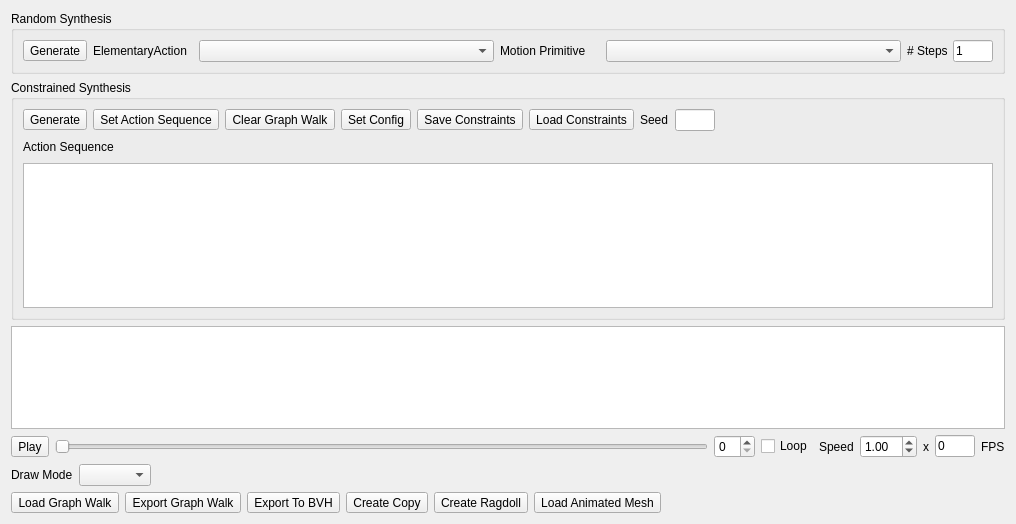
<?xml version="1.0" encoding="UTF-8"?>
<ui version="4.0">
 <class>Form</class>
 <widget class="QWidget" name="Form">
  <property name="geometry">
   <rect>
    <x>0</x>
    <y>0</y>
    <width>1016</width>
    <height>524</height>
   </rect>
  </property>
  <property name="windowTitle">
   <string>Form</string>
  </property>
  <layout class="QVBoxLayout" name="verticalLayout_4">
   <item>
    <widget class="QGroupBox" name="groupBox_2">
     <property name="title">
      <string>Random Synthesis</string>
     </property>
     <layout class="QVBoxLayout" name="verticalLayout_3">
      <item>
       <layout class="QVBoxLayout" name="verticalLayout">
        <item>
         <layout class="QHBoxLayout" name="horizontalLayout">
          <item>
           <widget class="QToolButton" name="generateRandomButton">
            <property name="text">
             <string>Generate</string>
            </property>
           </widget>
          </item>
          <item>
           <widget class="QLabel" name="label_5">
            <property name="maximumSize">
             <size>
              <width>100</width>
              <height>16777215</height>
             </size>
            </property>
            <property name="text">
             <string>ElementaryAction</string>
            </property>
           </widget>
          </item>
          <item>
           <widget class="QComboBox" name="elementaryActionComboBox">
            <property name="minimumSize">
             <size>
              <width>100</width>
              <height>0</height>
             </size>
            </property>
           </widget>
          </item>
          <item>
           <widget class="QLabel" name="label_4">
            <property name="maximumSize">
             <size>
              <width>100</width>
              <height>16777215</height>
             </size>
            </property>
            <property name="text">
             <string>Motion Primitive</string>
            </property>
           </widget>
          </item>
          <item>
           <widget class="QComboBox" name="motionPrimitiveComboBox">
            <property name="minimumSize">
             <size>
              <width>150</width>
              <height>0</height>
             </size>
            </property>
           </widget>
          </item>
          <item>
           <widget class="QLabel" name="label">
            <property name="maximumSize">
             <size>
              <width>40</width>
              <height>16777215</height>
             </size>
            </property>
            <property name="text">
             <string># Steps</string>
            </property>
           </widget>
          </item>
          <item>
           <widget class="QLineEdit" name="mpStepsLineEdit">
            <property name="maximumSize">
             <size>
              <width>40</width>
              <height>16777215</height>
             </size>
            </property>
            <property name="text">
             <string>1</string>
            </property>
           </widget>
          </item>
         </layout>
        </item>
       </layout>
      </item>
     </layout>
    </widget>
   </item>
   <item>
    <widget class="QGroupBox" name="groupBox">
     <property name="title">
      <string>Constrained Synthesis</string>
     </property>
     <layout class="QVBoxLayout" name="verticalLayout_2">
      <item>
       <layout class="QHBoxLayout" name="horizontalLayout_2">
        <item>
         <widget class="QToolButton" name="generateConstrainedButton">
          <property name="text">
           <string>Generate</string>
          </property>
         </widget>
        </item>
        <item>
         <widget class="QToolButton" name="setConstraintsButton">
          <property name="text">
           <string>Set Action Sequence</string>
          </property>
         </widget>
        </item>
        <item>
         <widget class="QToolButton" name="clearGraphWalkButton">
          <property name="text">
           <string>Clear Graph Walk</string>
          </property>
         </widget>
        </item>
        <item>
         <widget class="QToolButton" name="setConfigButton">
          <property name="text">
           <string>Set Config</string>
          </property>
         </widget>
        </item>
        <item>
         <widget class="QToolButton" name="saveConstraintsButton">
          <property name="text">
           <string>Save Constraints</string>
          </property>
         </widget>
        </item>
        <item>
         <widget class="QToolButton" name="loadConstraintsButton">
          <property name="text">
           <string>Load Constraints</string>
          </property>
         </widget>
        </item>
        <item>
         <widget class="QLabel" name="label_8">
          <property name="text">
           <string>Seed</string>
          </property>
         </widget>
        </item>
        <item>
         <widget class="QLineEdit" name="randomSeedLineEdit">
          <property name="maximumSize">
           <size>
            <width>40</width>
            <height>16777215</height>
           </size>
          </property>
         </widget>
        </item>
        <item>
         <spacer name="horizontalSpacer">
          <property name="orientation">
           <enum>Qt::Horizontal</enum>
          </property>
          <property name="sizeHint" stdset="0">
           <size>
            <width>40</width>
            <height>20</height>
           </size>
          </property>
         </spacer>
        </item>
       </layout>
      </item>
      <item>
       <layout class="QHBoxLayout" name="horizontalLayout_5">
        <item>
         <widget class="QLabel" name="label_6">
          <property name="text">
           <string>Action Sequence</string>
          </property>
         </widget>
        </item>
        <item>
         <spacer name="horizontalSpacer_3">
          <property name="orientation">
           <enum>Qt::Horizontal</enum>
          </property>
          <property name="sizeHint" stdset="0">
           <size>
            <width>40</width>
            <height>20</height>
           </size>
          </property>
         </spacer>
        </item>
       </layout>
      </item>
      <item>
       <widget class="QListWidget" name="actionListWidget"/>
      </item>
     </layout>
    </widget>
   </item>
   <item>
    <widget class="TimeLineLabelView" name="labelView">
     <property name="maximumSize">
      <size>
       <width>16777215</width>
       <height>150</height>
      </size>
     </property>
    </widget>
   </item>
   <item>
    <layout class="QHBoxLayout" name="horizontalLayout_4">
     <item>
      <widget class="QToolButton" name="animationToggleButton">
       <property name="text">
        <string>Play</string>
       </property>
      </widget>
     </item>
     <item>
      <widget class="QSlider" name="animationFrameSlider">
       <property name="orientation">
        <enum>Qt::Horizontal</enum>
       </property>
      </widget>
     </item>
     <item>
      <widget class="QSpinBox" name="animationFrameSpinBox"/>
     </item>
     <item>
      <widget class="QCheckBox" name="loopAnimationCheckBox">
       <property name="text">
        <string>Loop</string>
       </property>
       <property name="checked">
        <bool>false</bool>
       </property>
      </widget>
     </item>
     <item>
      <widget class="QLabel" name="label_2">
       <property name="text">
        <string>Speed</string>
       </property>
      </widget>
     </item>
     <item>
      <widget class="QDoubleSpinBox" name="animationSpeedDoubleSpinBox">
       <property name="singleStep">
        <double>0.100000000000000</double>
       </property>
       <property name="value">
        <double>1.000000000000000</double>
       </property>
      </widget>
     </item>
     <item>
      <widget class="QLabel" name="label_3">
       <property name="text">
        <string>x</string>
       </property>
      </widget>
     </item>
     <item>
      <widget class="QLineEdit" name="fpsLineEdit">
       <property name="maximumSize">
        <size>
         <width>40</width>
         <height>16777215</height>
        </size>
       </property>
       <property name="text">
        <string>0</string>
       </property>
      </widget>
     </item>
     <item>
      <widget class="QLabel" name="label_9">
       <property name="text">
        <string>FPS</string>
       </property>
      </widget>
     </item>
    </layout>
   </item>
   <item>
    <layout class="QHBoxLayout" name="horizontalLayout_6">
     <item>
      <widget class="QLabel" name="label_7">
       <property name="text">
        <string>Draw Mode</string>
       </property>
      </widget>
     </item>
     <item>
      <widget class="QComboBox" name="drawModeComboBox"/>
     </item>
     <item>
      <spacer name="horizontalSpacer_4">
       <property name="orientation">
        <enum>Qt::Horizontal</enum>
       </property>
       <property name="sizeHint" stdset="0">
        <size>
         <width>40</width>
         <height>20</height>
        </size>
       </property>
      </spacer>
     </item>
    </layout>
   </item>
   <item>
    <layout class="QHBoxLayout" name="horizontalLayout_3">
     <item>
      <widget class="QToolButton" name="loadGraphWalkButton">
       <property name="text">
        <string>Load Graph Walk</string>
       </property>
      </widget>
     </item>
     <item>
      <widget class="QToolButton" name="exportGraphWalkButton">
       <property name="text">
        <string>Export Graph Walk</string>
       </property>
      </widget>
     </item>
     <item>
      <widget class="QToolButton" name="exportButton">
       <property name="text">
        <string>Export To BVH</string>
       </property>
      </widget>
     </item>
     <item>
      <widget class="QToolButton" name="createCopyButton">
       <property name="text">
        <string>Create Copy</string>
       </property>
      </widget>
     </item>
     <item>
      <widget class="QToolButton" name="createRagdollButton">
       <property name="text">
        <string>Create Ragdoll</string>
       </property>
      </widget>
     </item>
     <item>
      <widget class="QToolButton" name="loadAnimatedMeshButton">
       <property name="text">
        <string>Load Animated Mesh</string>
       </property>
      </widget>
     </item>
     <item>
      <spacer name="horizontalSpacer_2">
       <property name="orientation">
        <enum>Qt::Horizontal</enum>
       </property>
       <property name="sizeHint" stdset="0">
        <size>
         <width>40</width>
         <height>20</height>
        </size>
       </property>
      </spacer>
     </item>
    </layout>
   </item>
  </layout>
 </widget>
 <customwidgets>
  <customwidget>
   <class>TimeLineLabelView</class>
   <extends>QGraphicsView</extends>
   <header>tool/core/widgets/time_line_label_view</header>
  </customwidget>
 </customwidgets>
 <resources/>
 <connections/>
</ui>
